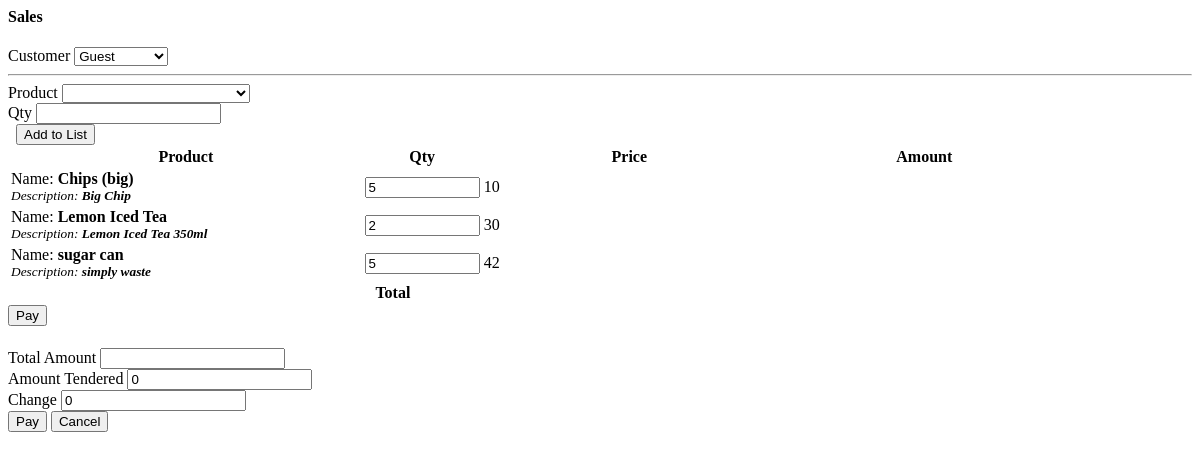
/pos.php?id=10, run on the app's committed database.
### tables this page shows
CREATE TABLE IF NOT EXISTS `inventory` (
  `id` int(30) NOT NULL AUTO_INCREMENT,
  `product_id` int(30) NOT NULL,
  `qty` int(30) NOT NULL,
  `type` tinyint(1) NOT NULL COMMENT '1= stockin , 2 = stockout',
  `stock_from` varchar(100) NOT NULL COMMENT 'sales/receiving',
  `form_id` int(30) NOT NULL,
  `other_details` text NOT NULL,
  `remarks` text NOT NULL,
  `date_updated` datetime NOT NULL DEFAULT CURRENT_TIMESTAMP ON UPDATE CURRENT_TIMESTAMP,
  PRIMARY KEY (`id`)
);

CREATE TABLE IF NOT EXISTS `product_list` (
  `id` int(30) NOT NULL AUTO_INCREMENT,
  `category_id` int(30) NOT NULL,
  `sku` varchar(50) NOT NULL,
  `price` double NOT NULL,
  `name` varchar(150) NOT NULL,
  `description` text NOT NULL,
  PRIMARY KEY (`id`)
);

### pos.php (the view, shortened to what this page needs)
<?php include 'db_connect.php';
if(isset($_GET['id'])){
	$inv = $conn->query("SELECT * FROM inventory where type=2 and form_id=".$_GET['id']);
}
?>
<div class="container-fluid">
	<div class="col-lg-12">
		<div class="card">
			<div class="card-header">
				<h4>Sales</h4>
			</div>
			<div class="card-body">
				<form action="" id="manage-sales">
					<div class="col-md-12">
						<div class="row">
							<div class="form-group col-md-5">
								<label class="control-label">Customer</label>
								<select name="customer_id" id="" class="custom-select browser-default select2">
									<option value="0" selected="">Guest</option>
								</select>
							</div>
						</div>
						<hr>
						<div class="row mb-3">
								<div class="col-md-4">
									<label class="control-label">Product</label>
									<select name="" id="product" class="custom-select browser-default select2">
										<option value=""></option>
									<?php
									$product = $conn->query("SELECT * FROM product_list  order by name asc");
									while($row=$product->fetch_assoc()):
										$prod[$row['id']] = $row;
									?>
										<option value="<?php echo $row['id'] ?>" data-name="<?php echo $row['name'] ?>" data-description="<?php echo $row['description'] ?>"><?php echo $row['name'] . ' | ' . $row['sku'] ?></option>
									<?php endwhile; ?>
									</select>
								</div>
								<div class="col-md-2">
									<label class="control-label">Qty</label>
									<input type="number" class="form-control text-right" pattern="[0-9]{2}" step="any" id="qty" >
								</div>
								<div class="col-md-3">
									<label class="control-label">&nbsp</label>
									<button class="btn btn-block btn-sm btn-primary" type="button" id="add_list"><i class="fa fa-plus"></i> Add to List</button>
								</div>
						</div>
						<div class="row">
							<table class="table table-bordered" id="list">
								<colgroup>
									<col width="30%">
									<col width="10%">
									<col width="25%">
									<col width="25%">
									<col width="10%">
								</colgroup>
								<thead>
									<tr>
										<th class="text-center">Product</th>
										<th class="text-center">Qty</th>
										<th class="text-center">Price</th>
										<th class="text-center">Amount</th>
										<th class="text-center"></th>
									</tr>
								</thead>
								<tbody>
									<?php
									if(isset($id)):
									while($row = $inv->fetch_assoc()):
										foreach(json_decode($row['other_details']) as $k=>$v){
											$row[$k] = $v;
										}
									?>
										<tr class="item-row">
											<td>
												<p class="pname">Name: <b><?php echo $prod[$row['product_id']]['name'] ?></b></p>
												<p class="pdesc"><small><i>Description: <b><?php echo $prod[$row['product_id']]['description'] ?></b></i></small></p>
											</td>
											<td>
												<input type="number" min="1" step="any" name="qty[]" value="<?php echo $row['qty'] ?>" class="text-right">
											</td>
											<td>
												<p class="text-right"><?php echo $row['price'] ?></p>
											</td>
											<td>
											</td>
											<td class="text-center">
											</td>
										</tr>
									<?php endwhile; ?>
									<?php endif; ?>
								</tbody>
								<tfoot>
									<tr>
										<th class="text-right" colspan="3">Total</th>
										<th class="text-right tamount"></th>
										<th></th>
									</tr>
								</tfoot>
							</table>
						</div>
						<div class="row">
							<button class="btn btn-primary btn-sm btn-block float-right " type="button" id="pay">Pay</button>
						</div>
					</div>
					<div class="modal fade" id="pay_modal" role='dialog'>
					    <div class="modal-dialog modal-md" role="document">
					      <div class="modal-content">
					      <div class="modal-body">
					      	<div class="container-fluid">
					      		<div class="form-group">
					      			<label for="" class="control-label">Total Amount</label>
					      			<input type="text" name="tamount" value="" class="form-control text-right" readonly="">
					      		</div>
					      		<div class="form-group">
					      			<label for="" class="control-label">Amount Tendered</label>
					      			<input type="number" name="amount_tendered" value="0" min="0" class="form-control text-right" >
					      		</div>
					      		<div class="form-group">
					      			<label for="" class="control-label">Change</label>
					      			<input type="number" name="change" value="0" min="0" class="form-control text-right" readonly="">
					      		</div>
					      	</div>
					      </div>
					      <div class="modal-footer">
					        <button type="button" class="btn btn-primary" id='submit' onclick="$('#manage-sales').submit()">Pay</button>
					        <button type="button" class="btn btn-secondary" data-dismiss="modal">Cancel</button>
					      </div>
					      </div>
					    </div>
					  </div>
				</form>
			</div>
		</div>
	</div>
</div>

### pos.php (style rules this page uses)
td { vertical-align: middle; }
td p { margin: unset; }
td input[type='number'] { height: calc(100%); width: calc(100%); }

### data on the page
inventory: product.name "Chips (big)", product.description "Big Chip", qty "5", form "10"
inventory: product.name "Lemon Iced Tea", product.description "Lemon Iced Tea 350ml", qty "2", price "30"
inventory: product.name "sugar can", product.description "simply waste", qty "5", price "42"
